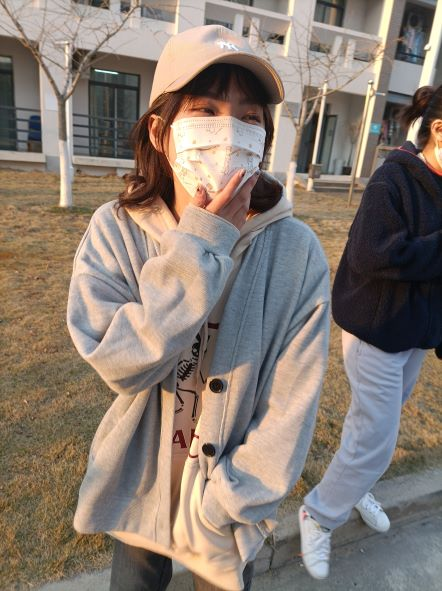
#> input picture nature1.jpg, 442 x 591 px
$ python Part_3_NearestNeighbor.py
#> lines starting #> are read from the running program, lines starting #| are printed output that depends on the picture
import numpy as np
import cv2


# Read image
img = cv2.imread("nature1.jpg")
#> img is the input picture: shape (591, 442, 3); mean B, G, R 113.6, 123.7, 136.3


# image normalization

def normalize(img):
    img = (img - np.min(img))/ (np.max(img) - np.min(img)) * 255.0
    return img

src_h = img.shape[0]
#> src_h = 591
src_w = img.shape[1]
#> src_w = 442
# Set picture zoom factor
dst_h = int(3 * src_h)
#> dst_h = 1773
dst_w = int(3 * src_w)
#> dst_w = 1326


# dst_h is the height of the target image, and dst_w is the width of the target image
def NN_interpolation(img,dst_h,dst_w):
#> called with dst_h = 1773, dst_w = 1326
    retimg=np.zeros((dst_h,dst_w,3),dtype=np.uint8)
    for i in range(dst_h-1):
        for j in range(dst_w-1):
            scrx=round(i*(src_h/dst_h))
            scry=round(j*(src_w/dst_w))
            retimg[i,j]=img[scrx,scry]
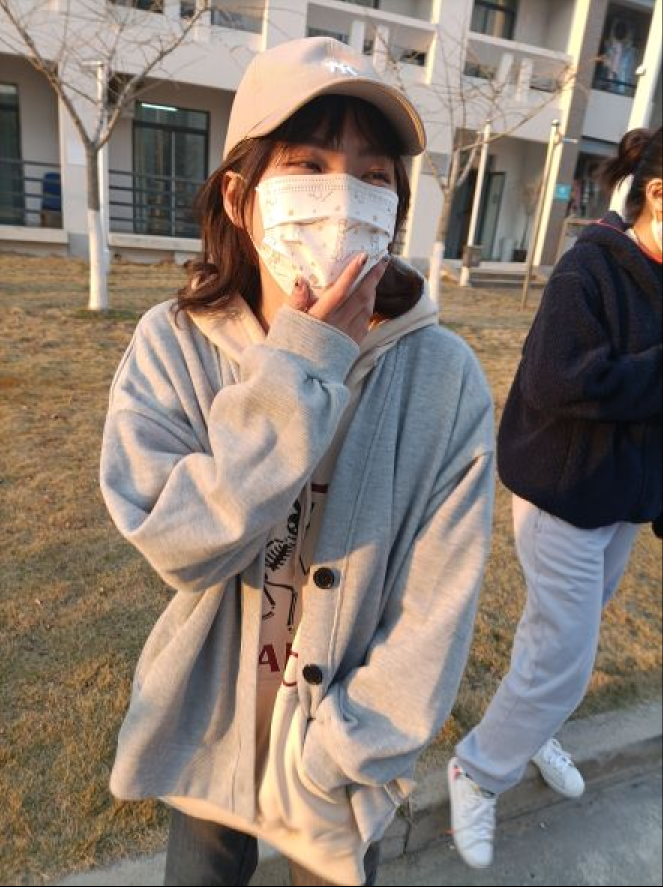
#> retimg: shape (1773, 1326, 3) (shown at 1/2 size); mean B, G, R 113.5, 123.5, 136.2
    return retimg

retimg= NN_interpolation(img,dst_h,dst_w)

cv2.imwrite("nature1afterNN3.jpg", retimg)
cv2.imshow("result", retimg)
cv2.waitKey(0)
